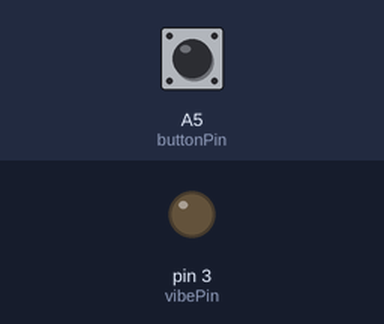
Bench run of a sketch on a simulated Arduino Uno, built with avr-gcc and run on an emulated ATmega328P. Parts: output pins drawn as LEDs (lit = HIGH). Inputs (shaded band) come from the test bench; at power-on: A5 (buttonPin) HIGH.

Above: at 1.2 s.
1.3 s: A5 (buttonPin) pulled LOW for 1 s
At 1.8 s:
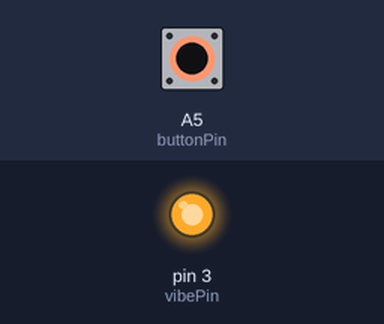
4.3 s: A5 (buttonPin) pulled LOW for 3.2 s
At 8.3 s:
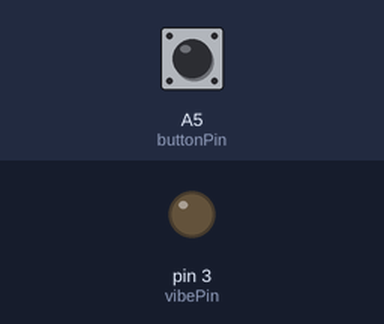
Timing chart, 0 to 9.8 s (numbered marks = the images above; inputs shaded):
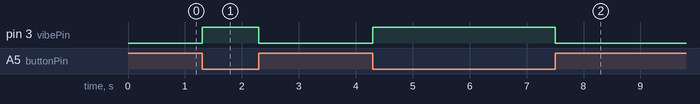

Measured:
- after the input at 1.3 s, pin 3 (vibePin): LOW → HIGH at once, → LOW 1.0 s later
- after the input at 4.3 s, pin 3 (vibePin): LOW → HIGH at once, → LOW 3.2 s later

The sketch:

lilypad_VibeDemo2.ino
```cpp
/* Pin Definitions */
// The button is pin A5 and the vibe board is pin 3
int buttonPin = A5;
int vibePin = 3;

void setup()
{

  //Button
  pinMode(buttonPin, INPUT);  // set the pin as an input
  digitalWrite(buttonPin, HIGH);  // enable the pull-up resistor

  //VIBE
  pinMode(vibePin, OUTPUT);  // set the pin as an output


}

void loop()
{

  //if the button is being pressed
     if(digitalRead(buttonPin) == 0){

          //turn it on
          digitalWrite(vibePin, HIGH);

          //give it a moment to vibrate
          delay(100);

          //turn it back off again
          digitalWrite(vibePin, LOW);
     }


}
```
